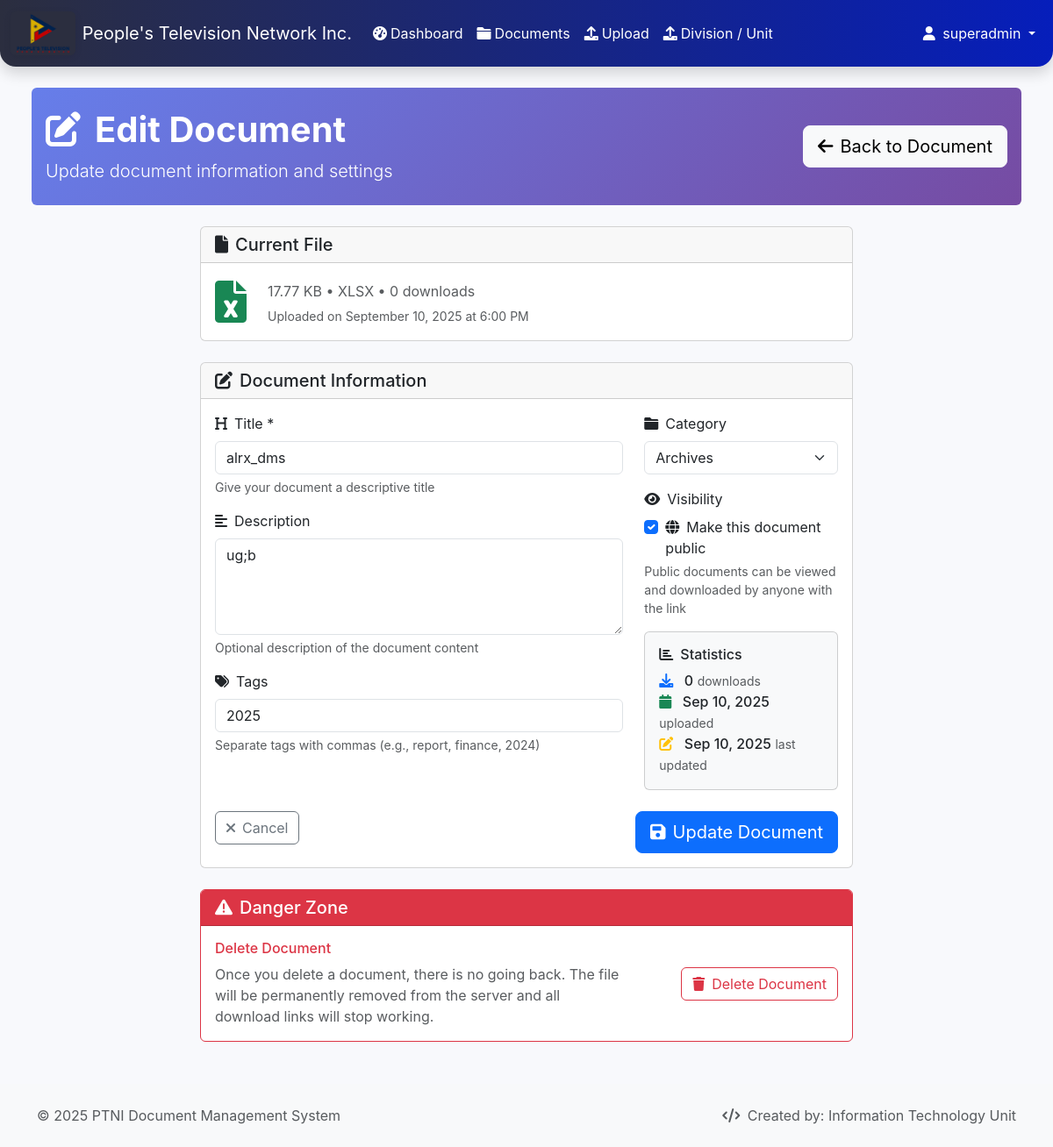
The page /edit.php?id=232 (signed in) on the database its author committed.
### tables this page shows
CREATE TABLE `documents` (
  `id` int(11) NOT NULL,
  `title` varchar(255) NOT NULL,
  `description` text DEFAULT NULL,
  `filename` varchar(255) NOT NULL,
  `original_name` varchar(255) NOT NULL,
  `file_size` bigint(20) NOT NULL,
  `file_type` varchar(10) NOT NULL,
  `mime_type` varchar(100) DEFAULT NULL,
  `category_id` int(11) DEFAULT NULL,
  `division_id` int(11) DEFAULT NULL,
  `user_id` int(11) NOT NULL,
  `downloads` int(11) DEFAULT 0,
  `is_public` tinyint(1) DEFAULT 0,
  `tags` text DEFAULT NULL,
  `created_at` timestamp NOT NULL DEFAULT current_timestamp(),
  `updated_at` timestamp NOT NULL DEFAULT current_timestamp() ON UPDATE current_timestamp()
);

CREATE TABLE `categories` (
  `id` int(11) NOT NULL,
  `name` varchar(100) NOT NULL,
  `description` text DEFAULT NULL,
  `color` varchar(7) DEFAULT '#007bff',
  `icon` varchar(50) DEFAULT 'fas fa-folder',
  `created_at` timestamp NOT NULL DEFAULT current_timestamp()
);

### includes/functions.php (called while the page is built, shortened)
<?php
function formatFileSize($bytes, $precision = 2) {
    $units = array('B', 'KB', 'MB', 'GB', 'TB');
    for ($i = 0; $bytes > 1024 && $i < count($units) - 1; $i++) {
        $bytes /= 1024;
    }
    return round($bytes, $precision) . ' ' . $units[$i];
}
function getFileIcon($extension) {
    $extension = strtolower($extension);
    $icons = [
        'pdf' => 'fas fa-file-pdf text-danger',
        'doc' => 'fas fa-file-word text-primary',
        'docx' => 'fas fa-file-word text-primary',
        'xls' => 'fas fa-file-excel text-success',
        'xlsx' => 'fas fa-file-excel text-success',
        'ppt' => 'fas fa-file-powerpoint text-warning',
        'pptx' => 'fas fa-file-powerpoint text-warning',
        'txt' => 'fas fa-file-alt text-muted',
        'jpg' => 'fas fa-file-image text-info',
        'jpeg' => 'fas fa-file-image text-info',
        'png' => 'fas fa-file-image text-info',
        'gif' => 'fas fa-file-image text-info',
        'bmp' => 'fas fa-file-image text-info',
        'svg' => 'fas fa-file-image text-info',
        'zip' => 'fas fa-file-archive text-secondary',
        'rar' => 'fas fa-file-archive text-secondary',
        '7z' => 'fas fa-file-archive text-secondary',
        'tar' => 'fas fa-file-archive text-secondary',
        'mp3' => 'fas fa-file-audio text-success',
        'wav' => 'fas fa-file-audio text-success',
        'flac' => 'fas fa-file-audio text-success',
        'aac' => 'fas fa-file-audio text-success',
        'mp4' => 'fas fa-file-video text-purple',
        'avi' => 'fas fa-file-video text-purple',
        'mkv' => 'fas fa-file-video text-purple',
        'mov' => 'fas fa-file-video text-purple',
        'wmv' => 'fas fa-file-video text-purple',
    ];
    return $icons[$extension] ?? 'fas fa-file text-muted';
}
?>

### edit.php (the view, shortened to what this page needs)
<?php
require_once 'includes/functions.php';
$doc_id = isset($_GET['id']) ? (int)$_GET['id'] : 0;
try {
    $stmt = $db->prepare("SELECT * FROM documents WHERE id = ? AND user_id = ?");
    $stmt->execute([$doc_id, $_SESSION['user_id']]);
    $document = $stmt->fetch();
    $stmt = $db->query("SELECT * FROM categories ORDER BY name");
    $categories = $stmt->fetchAll();
} catch (PDOException $e) {
    setAlert('Error loading document', 'danger');
    header('Location: documents.php');
    exit();
}
require_once 'includes/header.php';
?>
<div class="container-fluid px-4">
    <div class="row mb-4">
        <div class="col-12">
            <div class="card border-0" style="background: linear-gradient(135deg, #667eea 0%, #764ba2 100%); color: white;">
                <div class="card-body py-4">
                    <div class="row align-items-center">
                        <div class="col-md-8">
                            <h1 class="display-6 fw-bold mb-2">
                                <i class="fas fa-edit me-3"></i>Edit Document
                            </h1>
                            <p class="lead mb-0">
                                Update document information and settings
                            </p>
                        </div>
                        <div class="col-md-4 text-end">
                            <a href="view.php?id=<?php echo $doc_id; ?>" class="btn btn-light btn-lg">
                                <i class="fas fa-arrow-left me-2"></i>Back to Document
                            </a>
                        </div>
                    </div>
                </div>
            </div>
        </div>
    </div>
    <div class="row justify-content-center">
        <div class="col-lg-8">
            <div class="card mb-4">
                <div class="card-header">
                    <h5 class="mb-0">
                        <i class="fas fa-file me-2"></i>Current File
                    </h5>
                </div>
                <div class="card-body">
                    <div class="d-flex align-items-center">
                        <div class="file-icon-large me-4">
                            <i class="<?php echo getFileIcon($document['file_type']); ?>" style="font-size: 3rem;"></i>
                        </div>
                        <div>
                            <p class="text-muted mb-1">
                                <?php echo formatFileSize($document['file_size']); ?> •
                                <?php echo strtoupper($document['file_type']); ?> •
                                <?php echo number_format($document['downloads']); ?> downloads
                            </p>
                            <small class="text-muted">
                                Uploaded on <?php echo date('F j, Y \a\t g:i A', strtotime($document['created_at'])); ?>
                            </small>
                        </div>
                    </div>
                </div>
            </div>
            <div class="card">
                <div class="card-header">
                    <h5 class="mb-0">
                        <i class="fas fa-edit me-2"></i>Document Information
                    </h5>
                </div>
                <div class="card-body">
                    <form method="POST" action="">
                        <div class="row">
                            <div class="col-md-8">
                                <div class="mb-3">
                                    <label for="title" class="form-label">
                                        <i class="fas fa-heading me-2"></i>Title *
                                    </label>
                                    <input type="text" class="form-control" id="title" name="title"
                                           value="<?php echo htmlspecialchars($document['title']); ?>"
                                           required maxlength="255">
                                    <div class="form-text">Give your document a descriptive title</div>
                                </div>
                                <div class="mb-3">
                                    <label for="description" class="form-label">
                                        <i class="fas fa-align-left me-2"></i>Description
                                    </label>
                                    <textarea class="form-control" id="description" name="description"
                                              rows="4" maxlength="1000"><?php echo htmlspecialchars($document['description']); ?></textarea>
                                    <div class="form-text">Optional description of the document content</div>
                                </div>
                                <div class="mb-3">
                                    <label for="tags" class="form-label">
                                        <i class="fas fa-tags me-2"></i>Tags
                                    </label>
                                    <input type="text" class="form-control" id="tags" name="tags"
                                           value="<?php echo htmlspecialchars($document['tags']); ?>"
                                           maxlength="500">
                                    <div class="form-text">Separate tags with commas (e.g., report, finance, 2024)</div>
                                </div>
                            </div>
                            <div class="col-md-4">
                                <div class="mb-3">
                                    <label for="category_id" class="form-label">
                                        <i class="fas fa-folder me-2"></i>Category
                                    </label>
                                    <select class="form-select" id="category_id" name="category_id">
                                        <?php foreach ($categories as $category): ?>
                                            <option value="<?php echo $category['id']; ?>"
                                                    <?php echo $document['category_id'] == $category['id'] ? 'selected' : ''; ?>>
                                                <?php echo htmlspecialchars($category['name']); ?>
                                            </option>
                                        <?php endforeach; ?>
                                    </select>
                                </div>
                                <div class="mb-3">
                                    <label class="form-label">
                                        <i class="fas fa-eye me-2"></i>Visibility
                                    </label>
                                    <div class="form-check">
                                        <input class="form-check-input" type="checkbox" id="is_public" name="is_public"
                                               <?php echo $document['is_public'] ? 'checked' : ''; ?>>
                                        <label class="form-check-label" for="is_public">
                                            <i class="fas fa-globe me-2"></i>Make this document public
                                        </label>
                                    </div>
                                    <div class="form-text">
                                        Public documents can be viewed and downloaded by anyone with the link
                                    </div>
                                </div>
                                <div class="card bg-light">
                                    <div class="card-body">
                                        <h6 class="card-title">
                                            <i class="fas fa-chart-bar me-2"></i>Statistics
                                        </h6>
                                        <div class="stat-item">
                                            <i class="fas fa-download text-primary me-2"></i>
                                            <span class="fw-medium"><?php echo number_format($document['downloads']); ?></span>
                                            <small class="text-muted">downloads</small>
                                        </div>
                                        <div class="stat-item">
                                            <i class="fas fa-calendar text-success me-2"></i>
                                            <span class="fw-medium"><?php echo date('M j, Y', strtotime($document['created_at'])); ?></span>
                                            <small class="text-muted">uploaded</small>
                                        </div>
                                        <?php if ($document['updated_at']): ?>
                                        <div class="stat-item">
                                            <i class="fas fa-edit text-warning me-2"></i>
                                            <span class="fw-medium"><?php echo date('M j, Y', strtotime($document['updated_at'])); ?></span>
                                            <small class="text-muted">last updated</small>
                                        </div>
                                        <?php endif; ?>
                                    </div>
                                </div>
                            </div>
                        </div>
                        <div class="row mt-4">
                            <div class="col-12">
                                <div class="d-flex justify-content-between">
                                    <div>
                                        <a href="view.php?id=<?php echo $doc_id; ?>" class="btn btn-outline-secondary">
                                            <i class="fas fa-times me-2"></i>Cancel
                                        </a>
                                    </div>
                                    <div>
                                        <button type="submit" class="btn btn-primary btn-lg">
                                            <i class="fas fa-save me-2"></i>Update Document
                                        </button>
                                    </div>
                                </div>
                            </div>
                        </div>
                    </form>
                </div>
            </div>
            <div class="card border-danger mt-4">
                <div class="card-header bg-danger text-white">
                    <h5 class="mb-0">
                        <i class="fas fa-exclamation-triangle me-2"></i>Danger Zone
                    </h5>
                </div>
                <div class="card-body">
                    <div class="row align-items-center">
                        <div class="col-md-8">
                            <h6 class="text-danger">Delete Document</h6>
                            <p class="text-muted mb-0">
                                Once you delete a document, there is no going back. The file will be permanently
                                removed from the server and all download links will stop working.
                            </p>
                        </div>
                        <div class="col-md-4 text-end">
                            <button type="button" class="btn btn-outline-danger"
                                    onclick="confirmDelete(<?php echo $document['id']; ?>, '<?php echo addslashes($document['title']); ?>')">
                                <i class="fas fa-trash me-2"></i>Delete Document
                            </button>
                        </div>
                    </div>
                </div>
            </div>
        </div>
    </div>
</div>
<?php require_once 'includes/footer.php'; ?>

### includes/header.php (style rules this page uses)
:root { --primary-color: #4e73df; --secondary-color: #858796; --success-color: #1cc88a; --info-color: #36b9cc; --warning-color: #f6c23e; --danger-color: #e74a3b; --light-color: #f8f9fc; --dark-color: #5a5c69; }
body { font-family: 'Nunito', -apple-system, BlinkMacSystemFont, 'Segoe UI', 'Roboto', 'Helvetica Neue', Arial, sans-serif; background-color: var(--light-color); }

### rows shown on the page
documents: file_size "17.77 KB", file_type "XLSX", downloads "0", created_at "September 10, 2025 at 6:00 PM", title "alrx_dms", description "ug;b", tags "2025", category_id "Archives", is_public "☑", created_at "Sep 10, 2025", updated_at "Sep 10, 2025"

### other values the page prints
$_SESSION['full_name'] "superadmin"
